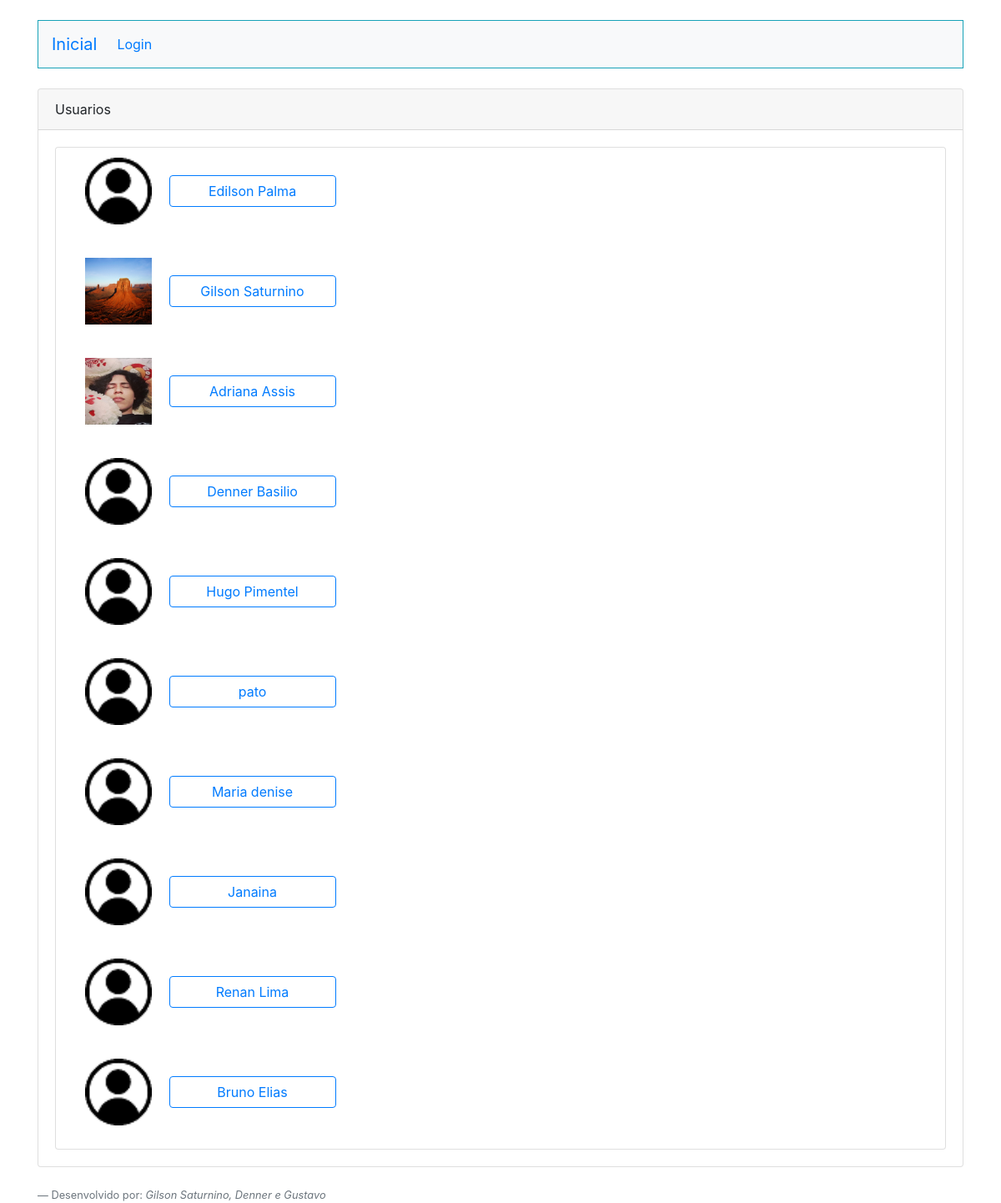
The page /ListarUsuarios.php on the database its author committed.
### tables this page shows
CREATE TABLE `usuarios` (
  `id` int(11) NOT NULL,
  `email` varchar(255) NOT NULL,
  `nome` varchar(255) NOT NULL,
  `senha` varchar(255) NOT NULL,
  `perfil` varchar(255) NOT NULL,
  `colegiado` varchar(3) NOT NULL,
  `codigo_grupo` varchar(5) NOT NULL
);

CREATE TABLE `imagens` (
  `id` int(11) NOT NULL,
  `nome` varchar(100) NOT NULL,
  `id_usuario` int(11) NOT NULL
);

### ListarUsuarios.php (the view, shortened to what this page needs)
<html lang="pt-br">
  <head>
  </head>
  <body>
    <div class="container">
    <?php
    require_once('Cabecalho.php');
    require_once('Conexao.php');
    $sql = "select * from usuarios";
    $resultadoSql = mysqli_query($conexao, $sql);
    $vetorUmregistro = mysqli_fetch_assoc($resultadoSql);
    $vetorTodosRegistros = array();
        while($vetorUmregistro !=null){
          array_push($vetorTodosRegistros,$vetorUmregistro);
          $vetorUmregistro = mysqli_fetch_assoc($resultadoSql);}
    ?>
    <div class="card mt-4">
        <div class="card-header">
            Usuarios
        </div>
        <div class="card-body">
            <ul class="list-group">
            <?php foreach($vetorTodosRegistros as $Umregistro){
              if($Umregistro["id"] != $_SESSION['id_logado']){
              ?>
                <li class="list-group-item">
                <div class="col-md-12">
                    <form action="chat.php" method="POST">
                        <div class="form-group">
                            <?php
                        $sql = "select id,nome from imagens where id_usuario=?";
                        $sqlprep = $conexao->prepare($sql);
                        $sqlprep->bind_param("i",$Umregistro['id']);
                        $sqlprep->execute();
                        $resultadoSql = $sqlprep->get_result();
                        $registro= mysqli_fetch_assoc($resultadoSql);
                        $vetorRegistros = array();
                        while($registro !=null){
                            array_push($vetorRegistros,$registro);
                            $registro = mysqli_fetch_assoc($resultadoSql);
                        }
                        $idfoto = 0;
                        foreach($vetorRegistros as $valor):
                            $idfoto = $valor["id"];
                            $foto =$valor["nome"];
                        endforeach;
                        if($idfoto != null){ ?>
                            <img src="<?php echo "./imagens/".$foto; ?>" style="width:80px; height:80px;">
                        <?php
                        }else{ ?>
                            <img src="imagens/usuario.png" style="width:80px; height:80px;">
                        <?php
                        } ?>
                            <button id="botaocontato" type="submit" class="btn btn-outline-primary ml-3"><?=$Umregistro["nome"]; ?></button>
                        </div>
                    </form>
                </div>
                </li>
            <?php }
        }?>
            </ul>
        </div>
    </div>
    </div>
    <?php
        require_once("Footer.php");
        ?>
  </body>
</html>

### ListarUsuarios.php (style rules this page uses)
#botaocontato { width:200px; }

### Cabecalho.php (style rules this page uses)
body { background-color:#ffffff; }

### rows shown on the page
usuarios: nome "Edilson Palma"
usuarios: imagens.nome (picture), nome "Gilson Saturnino"
usuarios: imagens.nome (picture), nome "Adriana Assis"
usuarios: nome "Denner Basilio"
usuarios: nome "Hugo Pimentel"
usuarios: nome "pato"
usuarios: nome "Maria denise"
usuarios: nome "Janaina"
usuarios: nome "Renan Lima"
usuarios: nome "Bruno Elias"
